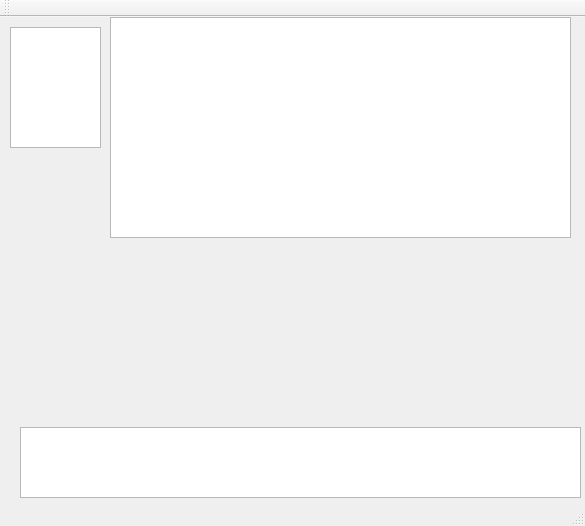
<?xml version="1.0" encoding="UTF-8"?>
<ui version="4.0">
 <class>SQL_GUI</class>
 <widget class="QMainWindow" name="SQL_GUI">
  <property name="geometry">
   <rect>
    <x>0</x>
    <y>0</y>
    <width>585</width>
    <height>526</height>
   </rect>
  </property>
  <property name="windowTitle">
   <string>SQL_GUI</string>
  </property>
  <widget class="QWidget" name="centralWidget">
   <widget class="QTableView" name="tableView">
    <property name="geometry">
     <rect>
      <x>110</x>
      <y>0</y>
      <width>461</width>
      <height>221</height>
     </rect>
    </property>
   </widget>
   <widget class="QTextEdit" name="FenetreInfo">
    <property name="geometry">
     <rect>
      <x>20</x>
      <y>410</y>
      <width>561</width>
      <height>71</height>
     </rect>
    </property>
    <property name="layoutDirection">
     <enum>Qt::LeftToRight</enum>
    </property>
   </widget>
   <widget class="QTextEdit" name="FenetreRequete">
    <property name="geometry">
     <rect>
      <x>10</x>
      <y>10</y>
      <width>91</width>
      <height>121</height>
     </rect>
    </property>
   </widget>
   <widget class="QWidget" name="widget" native="true">
    <property name="geometry">
     <rect>
      <x>10</x>
      <y>270</y>
      <width>571</width>
      <height>121</height>
     </rect>
    </property>
   </widget>
  </widget>
  <widget class="QToolBar" name="mainToolBar">
   <attribute name="toolBarArea">
    <enum>TopToolBarArea</enum>
   </attribute>
   <attribute name="toolBarBreak">
    <bool>false</bool>
   </attribute>
  </widget>
  <widget class="QStatusBar" name="statusBar"/>
  <action name="actionQuitter">
   <property name="text">
    <string>Quitter</string>
   </property>
  </action>
 </widget>
 <layoutdefault spacing="6" margin="11"/>
 <resources/>
 <connections/>
</ui>
